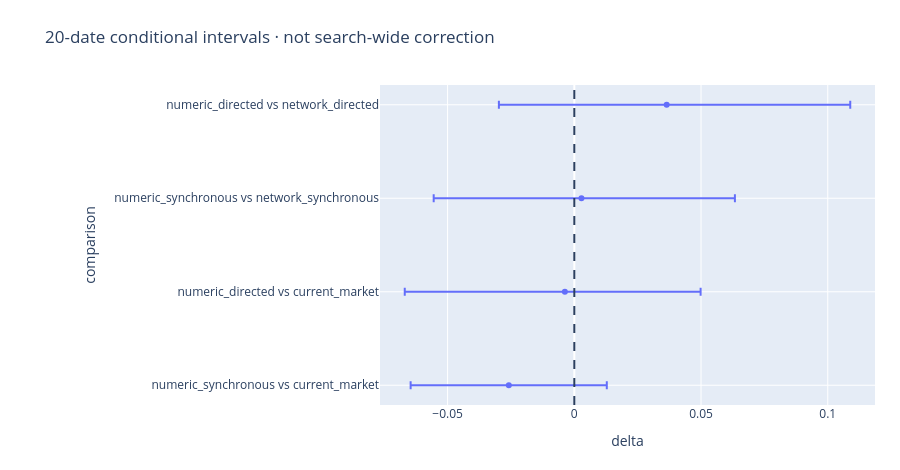

Notebook code cell kept with this figure:
### Markdown cell above
## Uncertainty, not a promise

### Code cell
figures[3][1].show()

### Figure 1 — Plotly figure (JSON) as saved in the notebook; plotly's stock layout.template omitted (floating-point values rounded to 4 significant figures)
{"data": [{"error_x": {"array": [0.03866, 0.05356, 0.06054, 0.07243], "arrayminus": [0.03875, 0.06318, 0.05831, 0.06621]}, "hovertemplate": "delta=%{x}<br>comparison=%{y}<extra></extra>", "legendgroup": "", "marker": {"color": "#636efa", "symbol": "circle"}, "mode": "markers", "name": "", "orientation": "h", "showlegend": false, "type": "scatter", "x": [-0.02584, -0.003727, 0.00282, 0.03645], "xaxis": "x", "y": ["numeric_synchronous vs current_market", "numeric_directed vs current_market", "numeric_synchronous vs network_synchronous", "numeric_directed vs network_directed"], "yaxis": "y"}], "layout": {"height": 470, "legend": {"title": {"text": ""}, "tracegroupgap": 0}, "margin": {"b": 65, "l": 380, "r": 25, "t": 85}, "shapes": [{"line": {"dash": "dash"}, "type": "line", "x0": 0, "x1": 0, "xref": "x", "y0": 0, "y1": 1, "yref": "y domain"}], "title": {"text": "20-date conditional intervals · not search-wide correction"}, "xaxis": {"anchor": "y", "domain": [0, 1], "title": {"text": "delta"}}, "yaxis": {"anchor": "x", "domain": [0, 1], "title": {"text": "comparison"}}}}
